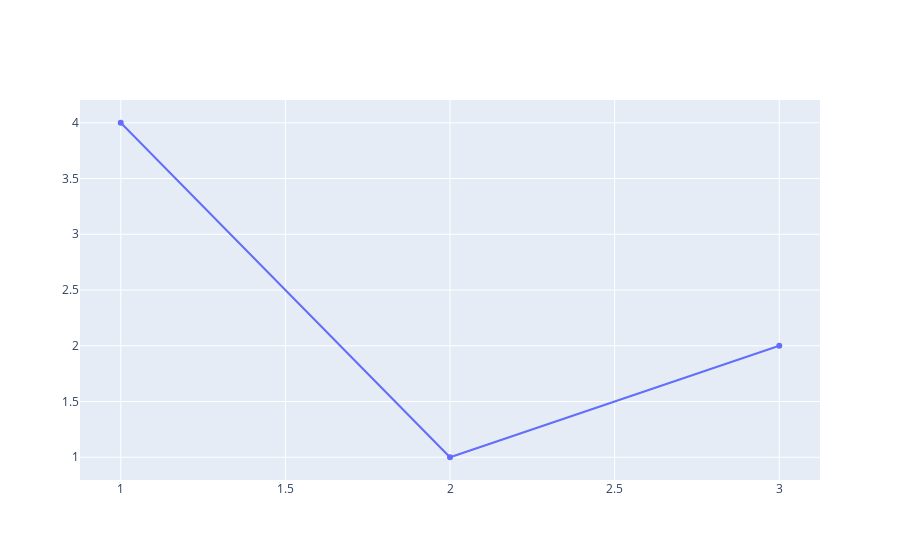

The code cell stored with this chart in its notebook:
### Code cell
from dash import dcc
import plotly.graph_objs as go

fig = go.Figure(data=[go.Scatter(x=[1, 2, 3], y=[4, 1, 2])])
fig.show()
dcc.Graph(figure=fig)

### Figure 1 — Plotly figure (JSON) as saved in the notebook; plotly's stock layout.template omitted (floating-point values rounded to 4 significant figures)
{"data": [{"type": "scatter", "x": [1, 2, 3], "y": [4, 1, 2]}], "layout": {}}
